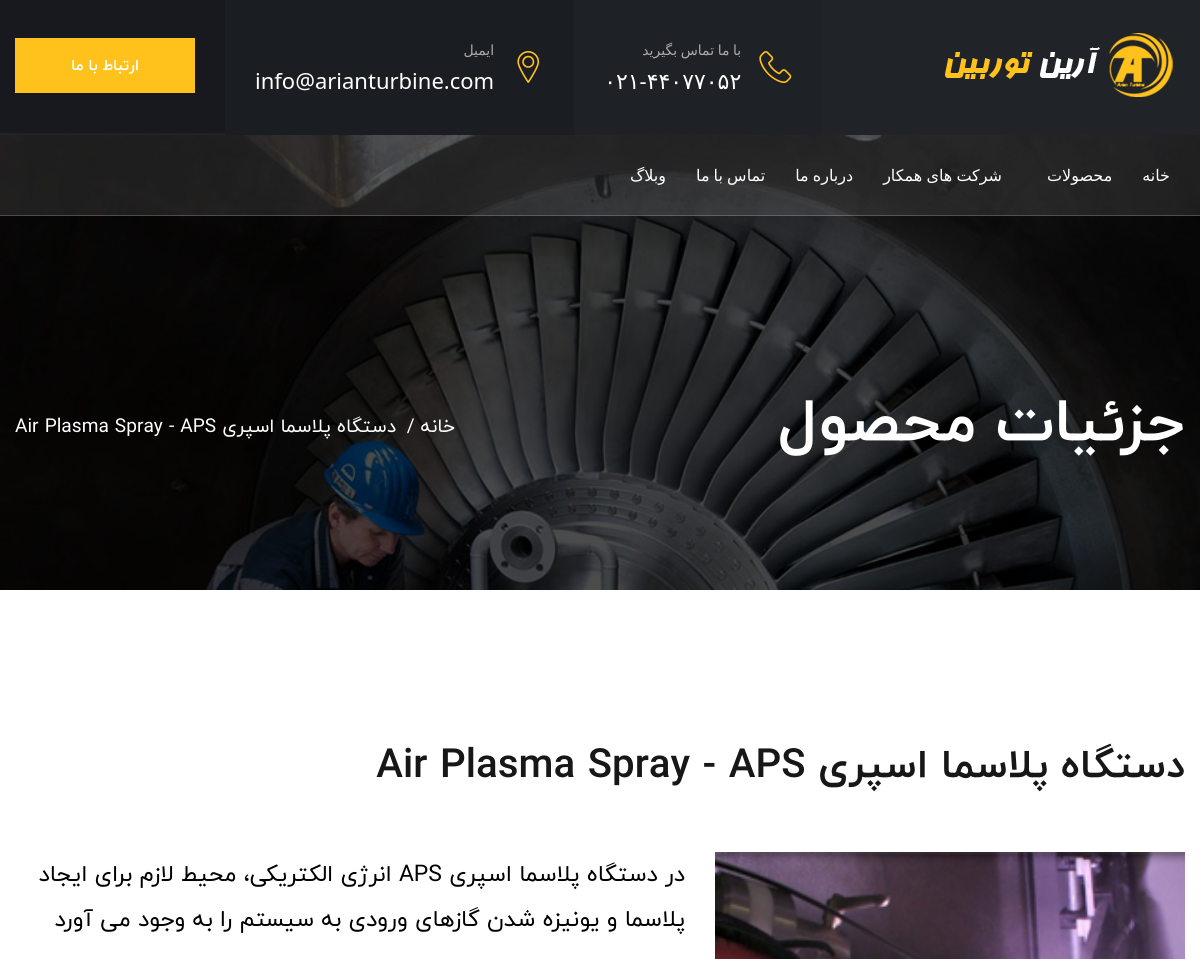
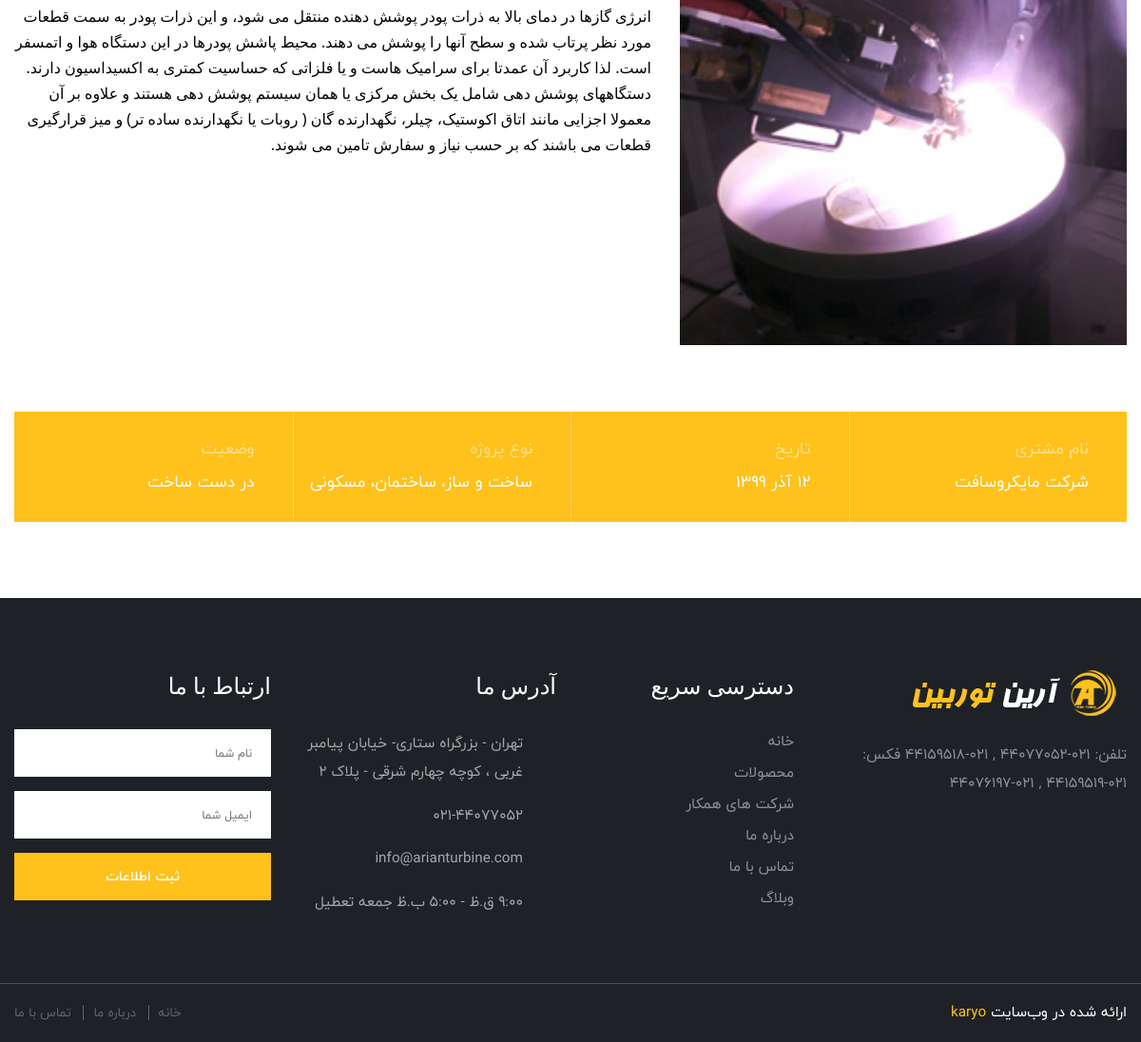
Screenshot of /product/detail4 with the database file from the repository (2 pictures, top to bottom).
### main/models.py (models this page shows, shortened)
class WebsiteSetting(models.Model):
    phone_number = models.CharField(max_length=12, default='', blank=True, verbose_name='شماره تلفن')
    email = models.CharField(max_length=30, default='', blank=True, verbose_name='ایمیل')
    address = models.CharField(max_length=70, default='', blank=True, verbose_name='آدرس')
    work_time = models.CharField(max_length=30, default='', blank=True, verbose_name='ساعت کاری')
    about = models.TextField(default='', blank=True, verbose_name='درباره ما')
    desc = models.TextField(default='', verbose_name='توضیحات اضافه')
    favicon = models.ImageField(upload_to='images/template/', blank=True, verbose_name='ایکن')
    footer_logo = models.ImageField(upload_to='images/template/', blank=True, verbose_name='لوگو فوتر')
    logo = models.ImageField(upload_to='images/template/', blank=True, verbose_name='لوگو')
    logo_small = models.ImageField(upload_to='images/template/', blank=True, verbose_name='لوگو کوچک')
    def image_tag(self):
        if self.logo_small:
            return mark_safe('<img src="%s" style="width: 200px; height:70px;" />' % self.logo_small.url)
        else:
            return 'No Image Found'
    image_tag.short_description = 'لوگو'
    class Meta:
        verbose_name = 'تنظیمات سایت'
        verbose_name_plural = 'تنظیمات سایت'

class NavMenu(models.Model):
    name = models.CharField(max_length=50, verbose_name='نام')
    link = models.URLField(default='', verbose_name='لینک')
    class Meta:
        verbose_name = 'منو'
        verbose_name_plural = 'منو ها'

### product/models.py (models this page shows, shortened)
class Product(models.Model):
    name = models.CharField(max_length=100, null=False, blank=False, verbose_name="عنوان")
    short_desc = models.TextField(verbose_name="توضیحات کوتاه")
    desc = models.TextField(verbose_name="توضیحات")
    thumbnail_1 = models.ImageField(upload_to='images/products', blank=True, null=True, verbose_name="تصویر اول")
    thumbnail_2 = models.ImageField(upload_to='images/products', blank=True, null=True, verbose_name="تصویر دوم")
    category = models.ForeignKey('Category', on_delete=models.CASCADE, verbose_name="دسته بندی")
    class Meta:
        verbose_name = 'محصول'
        verbose_name_plural = 'محصولات'

### product/views.py (the view)
# urls.py: path('detail<int:id>', product_detail, name="product_detail")
def product_detail(request, id):
    detail = Product.objects.get(pk=id)
    context = {
        "product_detail": detail,
    }
    return render(request, 'main/project-detail.html', context)

### templates/main/project-detail.html (shortened to what this page needs)
{% extends "main/layout.html" %}
    {% block product_detail %}
    <section class="page-title" style="background-image:url(/media/images/page_title/slide4.jpg);">
    	<div class="auto-container">
        	<div class="row clearfix">
            	<div class="title-column col-md-6 col-sm-8 col-xs-12">
                	<h1>جزئیات محصول</h1>
                </div>
                <div class="breadcrumb-column col-md-6 col-sm-4 col-xs-12">
                    <ul class="bread-crumb clearfix">
                        <li><a href="{% url 'main' %}">خانه</a></li>
                        <li class="active">{{ product_detail.name }}</li>
                    </ul>
                </div>
            </div>
        </div>
    </section>
    <section class="project-single-section">
    	<div class="auto-container">
        	<h2>{{ product_detail.name }}</h2>
            <div class="inner-box">
                <div class="row clearfix">
                    <div class="image-column col-md-5 col-sm-12 col-xs-12">
                        <div class="image">
                            <img src={% if product_detail.thumbnail_1 %}{{ product_detail.thumbnail_1.url }}{% else %}#{% endif %} alt={{ product_detail.name }}>
                        </div>
                    </div>
                    <div class="content-column col-md-7 col-sm-12 col-xs-12">
                        <div class="inner">
                        	<div class="dark-text">{{ product_detail.short_desc }}</div>
                            <div class="text">
                                <div class="title">{{ product_detail.desc }}</div>
                            </div>
                        </div>
                    </div>
                </div>
                <div class="project-info">
                	<div class="project-inner">
                    	<div class="clearfix">
                        	<div class="column col-md-3 col-sm-6 col-xs-12">
                            	<div class="title">نام مشتری</div>
                                <div class="text">شرکت مایکروسافت</div>
                            </div>
                            <div class="column col-md-3 col-sm-6 col-xs-12">
                            	<div class="title">تاریخ</div>
                                <div class="text">12 آذر 1399</div>
                            </div>
                            <div class="column col-md-3 col-sm-6 col-xs-12">
                            	<div class="title">نوع پروژه</div>
                                <div class="text">ساخت و ساز، ساختمان، مسکونی</div>
                            </div>
                            <div class="column col-md-3 col-sm-6 col-xs-12">
                            	<div class="title">وضعیت</div>
                                <div class="text">در دست ساخت</div>
                            </div>
                        </div>
                    </div>
                </div>
            </div>
        </div>
    </section>
    {% endblock %}

### templates/main/layout.html (shortened to what this page needs)
{% load static %}
<!DOCTYPE html>
<html dir="rtl">
<head>
<link href="{% static "css/bootstrap.css" %}" rel="stylesheet">
<link href="{% static "css/style.css" %}" rel="stylesheet">
<link href="{% static "css/responsive.css" %}" rel="stylesheet">
<link href="{% static "css/color-switcher-design.css" %}" rel="stylesheet">
<link id="theme-color-file" href="{% static "css/color-themes/default-theme.css" %}" rel="stylesheet">
</head>
<body>
<div class="page-wrapper">
    <header class="main-header">
        <div class="header-upper">
        	<div class="auto-container">
            	<div class="clearfix">
                	<div class="pull-left logo-outer">
                    	<div class="logo"><a href={% url 'main' %}><img src="{{ WebsiteSetting.logo.url }}" alt="آرین توربین" title=""></a></div>
                    </div>
                    <div class="pull-right upper-right clearfix">
                        <div class="info-box">
                        	<div class="inner-box">
                                <div class="icon-box"><span class="flaticon-technology"></span></div>
                                <ul>
                                    <li>با ما تماس بگیرید</li>
                                    <li><strong class="ltr-text">{{ WebsiteSetting.phone_number }}</strong></li>
                                </ul>
                            </div>
                        </div>
                        <div class="info-box">
                        	<div class="inner-box">
                                <div class="icon-box"><span class="flaticon-location-pin"></span></div>
                                <ul>
                                    <li>ایمیل</li>
                                    <li><strong>{{ WebsiteSetting.email }}</strong></li>
                                </ul>
                            </div>
                        </div>
                        <div class="info-box">
                        	<div class="quote-btn"><a href="{% url 'contact' %}" class="get-quote-btn theme-btn">ارتباط با ما</a></div>
                        </div>
                    </div>
                </div>
            </div>
        </div>
        <div class="header-lower">
            <div class="auto-container">
                <div class="outer-box">
                    <div class="nav-outer clearfix">
                        <nav class="main-menu">
                            <div class="navbar-collapse collapse clearfix">
                                <ul class="navigation clearfix">
                                    {% for each in nav_menu %}
                                        {% if each.product|length != 0 %}
                                                <li class="dropdown"><a href="{{ each.link }}">{{ each.name }}</a>
                                    </li>
                                        {% else %}
                                            <li><a href={{ each.link }}>{{ each.name }}</a></li>
                                        {% endif %}
                                    {% endfor %}
                                </ul>
                            </div>
                        </nav>
                    </div>
                </div>
            </div>
        </div>
    </header>
{% block product_detail %}
{% endblock %}
    <footer class="main-footer">
		<div class="widgets-section">
        	<div class="auto-container">
            	<div class="row clearfix">
                    <div class="big-column col-md-6 col-sm-12 col-xs-12">
                    	<div class="row clearfix">
                            <div class="footer-column col-md-7 col-sm-6 col-xs-12">
                                <div class="footer-widget logo-widget">
                                	<div class="widget-content">
                                    	<div class="footer-logo">
                                        	<a href="{% url 'main' %}"><img src="{{ WebsiteSetting.footer_logo.url }}" alt=""></a>
                                        </div>
										<div class="text">{{ WebsiteSetting.about }}</div>
                                        <ul class="social-icon-two">
                                            <li><a href="#"><span class="fa fa-facebook"></span></a></li>
                                            <li><a href="#"><span class="fa fa-twitter"></span></a></li>
                                            <li><a href="#"><span class="fa fa-linkedin"></span></a></li>
                                            <li><a href="#"><span class="fa fa-pinterest-p"></span></a></li>
                                        </ul>
                                    </div>
                                </div>
                            </div>
                        	<div class="footer-column col-md-5 col-sm-6 col-xs-12">
                            	<div class="footer-widget links-widget">
                                	<h2>دسترسی سریع</h2>
                                    <div class="widget-content">
                                        <ul class="list">
                                            {% for each in nav_menu %}
                                            <li><a href={{ each.link }}>{{ each.name }}</a></li>
                                            {% endfor %}
                                        </ul>
                                    </div>
                                </div>
                            </div>
                        </div>
                    </div>
                    <div class="big-column col-md-6 col-sm-12 col-xs-12">
                    	<div class="row clearfix">
                            <div class="footer-column col-md-6 col-sm-6 col-xs-12">
                                <div class="footer-widget address-widget">
                                    <h2>آدرس ما</h2>
                                    <div class="widget-content">
                                        <ul class="list-style-one">
                                            <li><span class="icon fa fa-map-marker"></span>{{ WebsiteSetting.address }}</li>
                                            <li><span class="icon fa fa-phone"></span><span class="ltr-text">{{ WebsiteSetting.phone_number }}</span></li>
                                            <li><span class="icon fa fa-envelope"></span>{{ WebsiteSetting.email }}</li>
                                            <li><span class="icon fa fa-clock-o"></span>{{ WebsiteSetting.work_time }}</li>
                                        </ul>
                                    </div>
                                </div>
                            </div>
                            <div class="footer-column col-md-6 col-sm-6 col-xs-12">
                                <div class="footer-widget subscribe-widget">
                                   <h2>ارتباط با ما</h2>
                                   <div class="widget-content">
                                        <div class="newsletter-form">
                                            <form method="post" action="contact.html">
                                                <div class="form-group">
                                                    <input type="text" name="name" value="" placeholder="نام شما" required="">
                                                </div>
                                                <div class="form-group">
                                                    <input type="email" name="email" value="" placeholder="ایمیل شما" required="" class="text-left" dir="ltr">
                                                </div>
                                                <div class="form-group">
                                                    <button type="submit" class="theme-btn btn-style-one">ثبت اطلاعات</button>
                                                </div>
                                            </form>
                                        </div>
                                    </div>
                                </div>
                            </div>
                        </div>
                    </div>
                </div>
            </div>
        </div>
        <div class="footer-bottom">
        	<div class="auto-container">
            	<div class="row clearfix">
                    <div class="column col-md-6 col-sm-6 col-xs-12">
                        <div class="copyright">ارائه شده در وب‌سایت <a href="www.karyo.ir" target="_blank">karyo</a></div>
                    </div>
                    <div class="column col-md-6 col-sm-6 col-xs-12">
                        <ul class="footer-nav">
                        	<li><a href="{% url "main" %}">خانه</a></li>
                            <li><a href="{% url "aboutus" %}">درباره ما</a></li>
                            <li><a href="{% url "contact" %}">تماس با ما</a></li>
                        </ul>
                    </div>
                </div>
            </div>
        </div>
    </footer>
</div>
</body>
</html>

### rows the page displays
WebsiteSetting: logo (picture), phone_number "۰۲۱-۴۴۰۷۷۰۵۲", email "info@arianturbine.com", footer_logo (picture), about "تلفن: ۰۲۱-۴۴۰۷۷۰۵۲ , ۰۲۱-۴۴۱۵۹۵۱۸ فکس: ۰۲۱-۴۴۱۵۹۵۱۹ , ۰۲۱-۴۴۰۷۶۱۹۷", address "تهران - بزرگراه ستاری- خیابان پیامبر غربی ، کوچه چهارم شرقی - پلاک 2", work_time "9:00 ق.ظ - 5:00 ب.ظ جمعه تعطیل"
NavMenu: name "خانه", name "خانه"
NavMenu: name "محصولات", name "محصولات"
NavMenu: name "شرکت های همکار", name "شرکت های همکار"
NavMenu: name "درباره ما", name "درباره ما"
NavMenu: name "تماس با ما", name "تماس با ما"
NavMenu: name "وبلاگ", name "وبلاگ"
Product: name "دستگاه پلاسما اسپری Air Plasma Spray - APS", thumbnail_1 (picture), short_desc "در دستگاه پلاسما اسپری APS انرژی الکتریکی، محیط لازم برای ایجاد پلاسما و یونیزه شدن گازهای ورودی به سیستم را به وجود می آورد", desc "انرژی گازها در دمای بالا به ذرات پودر پوشش دهنده منتقل می شود، و این ذرات پودر به سمت قطعات مورد نظر پرتاب شده و سطح آنها را پوشش می دهند. محیط پاشش پودرها در این دستگاه هوا و اتمسفر است. لذا کاربرد آن عمدتا برای سرامیک هاست و یا فلزاتی که حساسیت کمتری به اکسیداسیون دارند. دستگاههای پوشش دهی شامل یک بخش مرکزی یا همان سیستم پوشش دهی هستند و علاوه بر آن معمولا اجزایی مانند اتاق اکوستیک، چیلر، نگهدارنده گان ( روبات یا نگهدارنده ساده تر) و میز قرارگیری قطعات می باشند که بر حسب نیاز و سفارش تامین می شوند."
